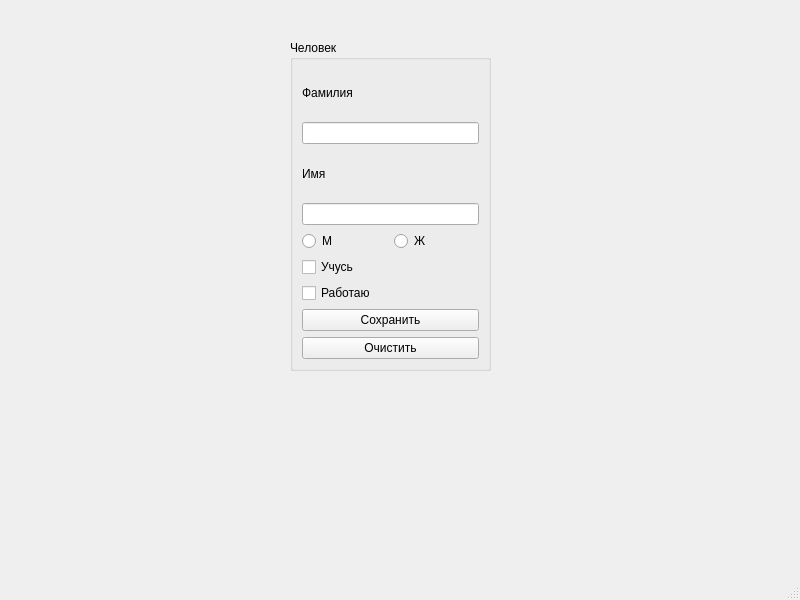
<?xml version="1.0" encoding="UTF-8"?>
<ui version="4.0">
 <class>Person</class>
 <widget class="QMainWindow" name="Person">
  <property name="geometry">
   <rect>
    <x>0</x>
    <y>0</y>
    <width>800</width>
    <height>600</height>
   </rect>
  </property>
  <property name="windowTitle">
   <string>Person</string>
  </property>
  <widget class="QWidget" name="centralwidget">
   <widget class="QGroupBox" name="groupBox">
    <property name="geometry">
     <rect>
      <x>290</x>
      <y>40</y>
      <width>201</width>
      <height>331</height>
     </rect>
    </property>
    <property name="title">
     <string>Человек</string>
    </property>
    <layout class="QVBoxLayout" name="verticalLayout_3">
     <item>
      <layout class="QVBoxLayout" name="verticalLayout">
       <item>
        <widget class="QLabel" name="label">
         <property name="text">
          <string>Фамилия</string>
         </property>
        </widget>
       </item>
       <item>
        <widget class="QLineEdit" name="lineEdit"/>
       </item>
      </layout>
     </item>
     <item>
      <layout class="QVBoxLayout" name="verticalLayout_2">
       <item>
        <widget class="QLabel" name="label_2">
         <property name="text">
          <string>Имя</string>
         </property>
        </widget>
       </item>
       <item>
        <widget class="QLineEdit" name="lineEdit_2"/>
       </item>
      </layout>
     </item>
     <item>
      <layout class="QHBoxLayout" name="horizontalLayout">
       <item>
        <widget class="QRadioButton" name="radioButton">
         <property name="text">
          <string>М</string>
         </property>
        </widget>
       </item>
       <item>
        <widget class="QRadioButton" name="radioButton_2">
         <property name="text">
          <string>Ж</string>
         </property>
        </widget>
       </item>
      </layout>
     </item>
     <item>
      <widget class="QCheckBox" name="checkBox">
       <property name="text">
        <string>Учусь</string>
       </property>
      </widget>
     </item>
     <item>
      <widget class="QCheckBox" name="checkBox_2">
       <property name="text">
        <string>Работаю</string>
       </property>
      </widget>
     </item>
     <item>
      <widget class="QPushButton" name="pushButton">
       <property name="text">
        <string>Сохранить</string>
       </property>
      </widget>
     </item>
     <item>
      <widget class="QPushButton" name="pushButton_2">
       <property name="text">
        <string>Очистить</string>
       </property>
      </widget>
     </item>
    </layout>
   </widget>
  </widget>
  <widget class="QMenuBar" name="menubar">
   <property name="geometry">
    <rect>
     <x>0</x>
     <y>0</y>
     <width>800</width>
     <height>22</height>
    </rect>
   </property>
  </widget>
  <widget class="QStatusBar" name="statusbar"/>
 </widget>
 <resources/>
 <connections/>
</ui>
